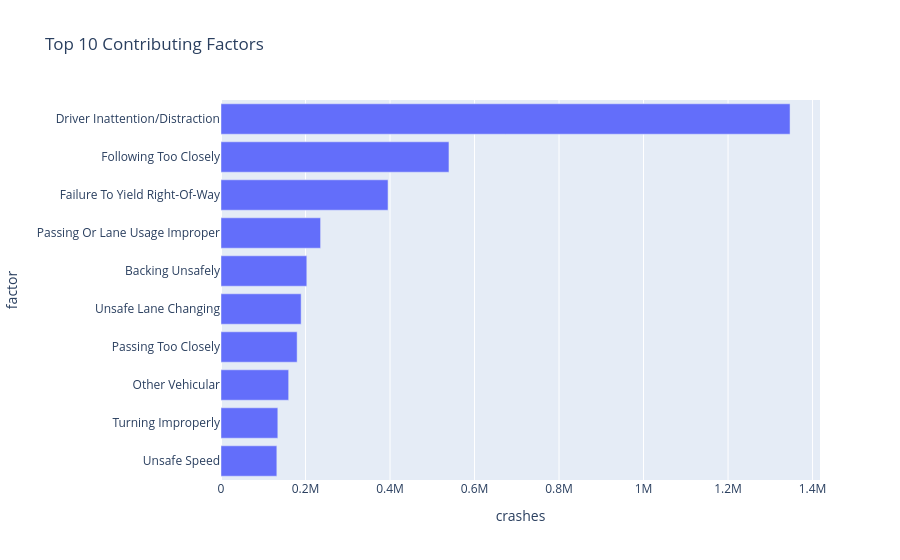

Notebook code cell kept with this figure:
### Markdown cell above
### Research Question 7: What are the most common contributing factors to crashes?

**Hypothesis:** Driver inattention/distraction will be the leading contributing factor, followed by failure to yield and following too closely.

### Code cell
# 4.2 Top Contributing Factors
print("Analyzing contributing factors...")
# Find the correct column for contributing factor
factor_col = find_col(['CONTRIBUTING FACTOR VEHICLE 1', 'CONTRIBUTING_FACTOR_VEHICLE_1'])

if factor_col:
    query_factor = f"""
        SELECT {factor_col} as factor, COUNT(*) as crashes 
        FROM crashes 
        WHERE {factor_col} IS NOT NULL 
          AND {factor_col} != 'Unspecified'
        GROUP BY 1 
        ORDER BY 2 DESC 
        LIMIT 10
    """
    df_factor = con.execute(query_factor).df()

    fig_factor = px.bar(df_factor, y='factor', x='crashes', 
                        title='Top 10 Contributing Factors',
                        orientation='h')
    fig_factor.update_layout(yaxis={'categoryorder':'total ascending'})
    fig_factor.show()
    
    top_factor = df_factor.iloc[0]
    print(f"\n**Interpretation:** '{top_factor['factor']}' is the leading cause with {top_factor['crashes']:,.0f} crashes. "
          f"These behavioral factors suggest that driver education and enforcement could significantly reduce crash rates.")
else:
    print("Contributing factor column not found.")

### Figure 1 — Plotly figure (JSON) as saved in the notebook; plotly's stock layout.template omitted (floating-point values rounded to 4 significant figures)
{"data": [{"hovertemplate": "crashes=%{x}<br>factor=%{y}<extra></extra>", "legendgroup": "", "marker": {"color": "#636efa", "pattern": {"shape": ""}}, "name": "", "orientation": "h", "showlegend": false, "textposition": "auto", "type": "bar", "x": [1346736, 539493, 395238, 235697, 203074, 189669, 180184, 160159, 134461, 132149], "xaxis": "x", "y": ["Driver Inattention/Distraction", "Following Too Closely", "Failure To Yield Right-Of-Way", "Passing Or Lane Usage Improper", "Backing Unsafely", "Unsafe Lane Changing", "Passing Too Closely", "Other Vehicular", "Turning Improperly", "Unsafe Speed"], "yaxis": "y"}], "layout": {"barmode": "relative", "legend": {"tracegroupgap": 0}, "title": {"text": "Top 10 Contributing Factors"}, "xaxis": {"anchor": "y", "domain": [0, 1], "title": {"text": "crashes"}}, "yaxis": {"anchor": "x", "categoryorder": "total ascending", "domain": [0, 1], "title": {"text": "factor"}}}}
